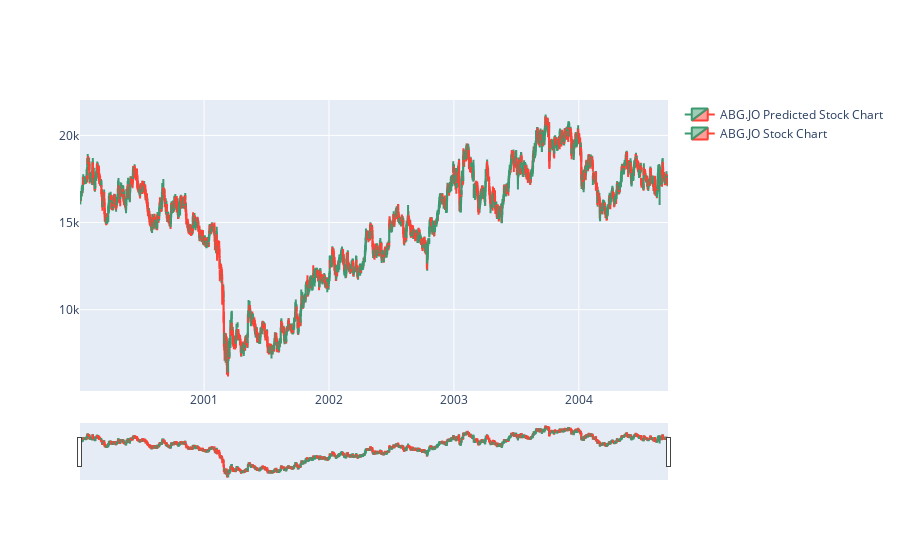

The notebook cell this image was saved under:
### Markdown cell above
## Model testing

### Code cell
stonks = go.Figure(go.Candlestick(x=data['Date'],
                                   open=pred['Open'],
                                   high=pred['High'],
                                   low=pred['Low'],
                                   close=pred['Close'],
                                   name=f'{filename} Predicted Stock Chart'))

stonks.add_trace(go.Candlestick(x=data['Date'],
                                   open=y_test['Open'],
                                   high=y_test['High'],
                                   low=y_test['Low'],
                                   close=y_test['Close'],
                                   
                                   name=f'{filename} Stock Chart'))

stonks.show()

### Figure 1 — Plotly figure (JSON) as saved in the notebook; plotly's stock layout.template omitted (floating-point values rounded to 4 significant figures; data arrays with more than 128 entries replaced by an {"elided": "..."} marker saying what was removed)
{"data": [{"close": {"elided": "1228 float values"}, "high": {"elided": "1228 float values"}, "low": {"elided": "1228 float values"}, "name": "ABG.JO Predicted Stock Chart", "open": {"elided": "1228 float values"}, "type": "candlestick", "x": {"elided": "6139 str values"}}, {"close": {"elided": "1228 int values"}, "high": {"elided": "1228 float values"}, "low": {"elided": "1228 float values"}, "name": "ABG.JO Stock Chart", "open": {"elided": "1228 float values"}, "type": "candlestick", "x": {"elided": "6139 str values"}}], "layout": {}}
